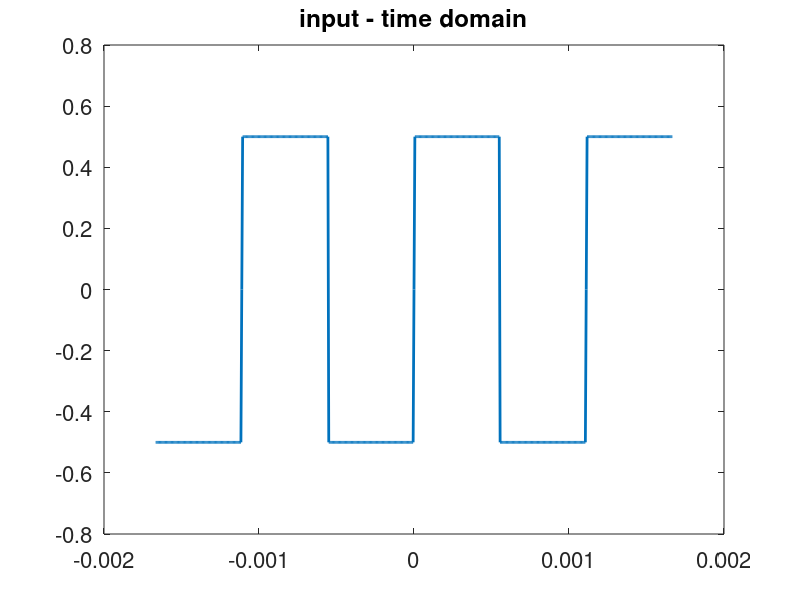
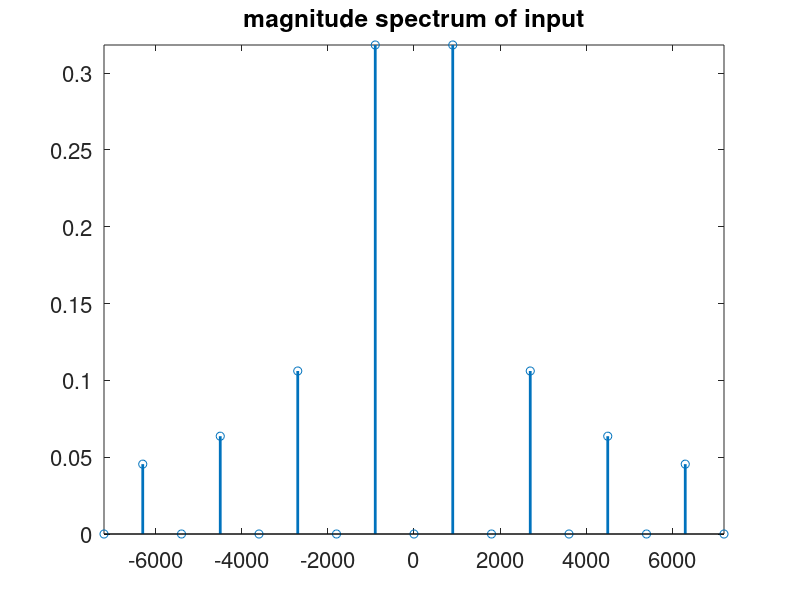
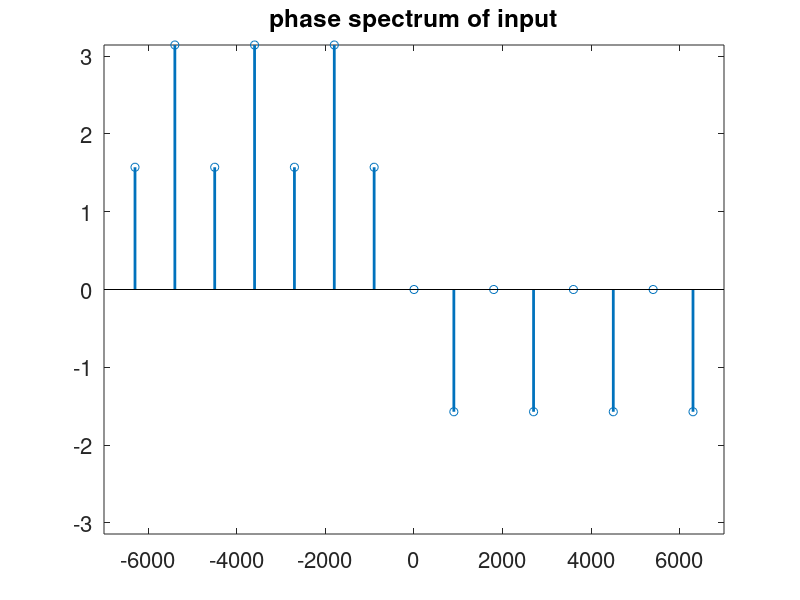
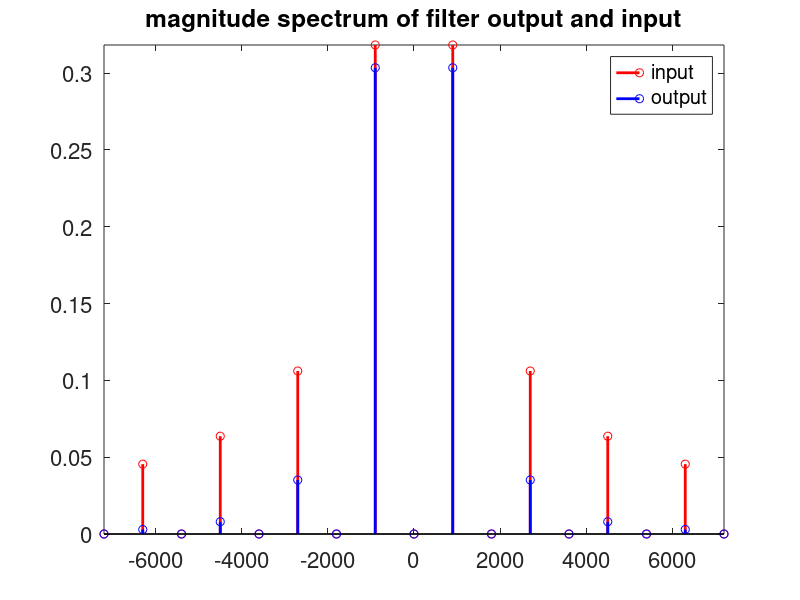

The MATLAB script that drew these images, in order:
%% Square wave generator
clc
clear all
hold off

f0=900;     %fundamental freq of input triangular wave. 
T0 = 1/f0;  %period 
tstep = 0.005*T0;
no_sample = 3*T0/tstep + 1; %no. of samples  within  3*T0
no_sample1 = T0/tstep + 1; %no. of samples  within  T0
tt = -1.5*T0:tstep:1.5*T0;

tt1 = -0.5*T0:tstep:0.5*T0; % time vector for the period -0.5T0 to 0.5T0
gp1 = 0.5*sign(2*pi*f0*tt1); 
gp_in = [gp1 gp1(2:no_sample1-1) gp1]; %3 cycles of the triangular wave
figure(1)
Hp1 = plot(tt,gp_in);
set(Hp1,'LineWidth',2)
Ha = gca;
set(Ha,'Fontsize',16)
title('input - time domain')
pause

%% Fourier series representation of signal (Amplitude Spectrum)
K=1/(2);
N=100; %no. of harmonics
nvec = -N:N;
c_in = zeros(size(nvec));
for n = nvec
    m = n+N+1;
    %% This equation was found during in lab
    c_in(m) = 0.5*(1-cos(n*pi))/(1i*n*pi);
    
    if (n == 0)
      c_in(m) = 0.0;
    end
end
f = nvec*f0; %frequency vector
figure(2)
Hp1=stem(f,abs(c_in));
axis([-8*f0 8*f0 0 max(abs(c_in))])
set(Hp1,'LineWidth',2)
Ha = gca;
set(Ha,'Fontsize',16)
title('magnitude spectrum of input')
pause

%% Fourier series representation of signal (Phase Spectrum)

figure(3)
Hp1=stem(f,angle(c_in));
set(Hp1,'LineWidth',2)
Ha = gca;
set(Ha,'Fontsize',16)
axis([-0.7e4 0.7e4 -pi pi])
title('phase spectrum of input')
pause

%% Designing the 2nd order Butterworth filter

%R=1e3;
%C=0.1e-6;
%fc=1/(2*pi*R*C)     %cutoff freq of filter
fc = 1600;

Hf = 1 ./(1+ 1.414*(1i*f/fc) + (1i*f/fc).^2) ;%filter transfer function
c_out = c_in .* Hf; %Fourier coefficients of the filter output

figure(4)
stem(f,abs(c_in),'r','LineWidth',2);
hold on
stem(f,abs(c_out),'b','LineWidth',2);
hold off
axis([-8*f0 8*f0 0 max(abs(c_in))])
Ha = gca;
set(Ha,'Fontsize',16)
title('magnitude spectrum of filter output and input')
Ha = gca;
set(Ha,'Fontsize',16)
legend('input','output')
pause

% hold off
% Hp1=plot(f,angle(c_out))
% set(Hp1,'LineWidth',2)
% Ha = gca;
% set(Ha,'Fontsize',16)
% title('phase spectrum of output')
% axis([-0.1e4 0.1e4 -pi pi])
% pause
% hold on
% Hp1=plot(f,angle(c_in),'r')
% set(Hp1,'LineWidth',2)
% Ha = gca;
% set(Ha,'Fontsize',16)
% pause
% hold off

%% Construct the output signal from the Cout Fourier coefficients

A = zeros(2*N+1,ceil(no_sample));
for n = nvec
    m=n+N+1;
    A(m,:) = c_out(m) .* exp(1i*2*pi*n*f0*tt);
end
gp_out = sum(A);
figure(5)
Hp1 = plot(tt,real(gp_out),'b',tt,gp_in,'r');
set(Hp1,'LineWidth',2)
Ha = gca;
set(Ha,'Fontsize',16)
title('filter input and output-time domain')
set(Ha,'Fontsize',16)
legend('output','input')